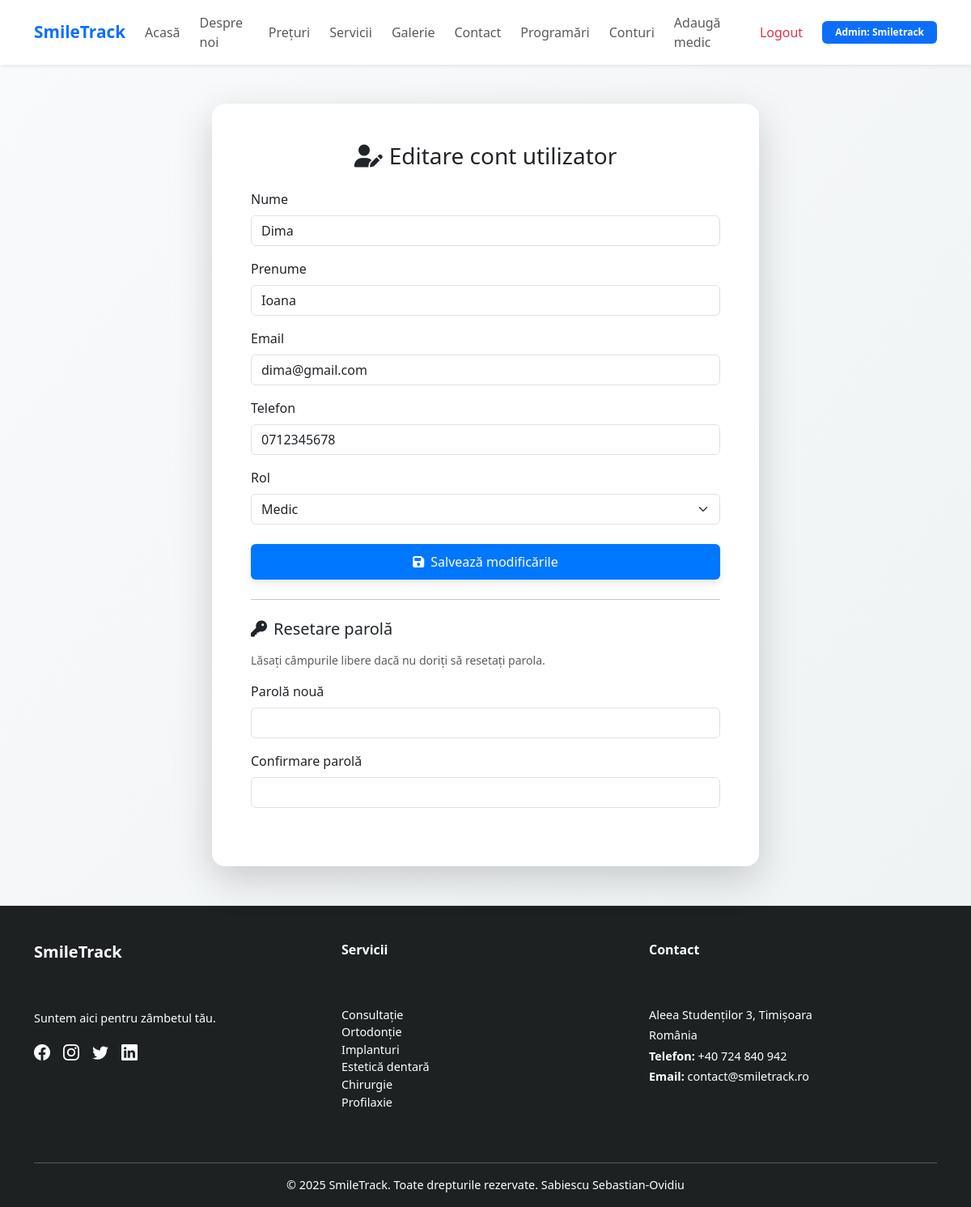
The app's page /dashboard/admin/editare_utilizator.php?id=56 (signed in) with its own data.
### tables this page shows
CREATE TABLE IF NOT EXISTS `utilizatori` (
  `id` int NOT NULL AUTO_INCREMENT,
  `nume` varchar(100) NOT NULL,
  `prenume` varchar(100) NOT NULL,
  `email` varchar(150) NOT NULL,
  `telefon` varchar(20) DEFAULT NULL,
  `parola` varchar(255) NOT NULL,
  `rol` enum('pacient','medic','admin') NOT NULL DEFAULT 'pacient',
  `data_inregistrare` timestamp NULL DEFAULT CURRENT_TIMESTAMP,
  PRIMARY KEY (`id`),
  UNIQUE KEY `email` (`email`)
);

### dashboard/admin/editare_utilizator.php (the view, shortened to what this page needs)
<?php
require_once("../../config/db.php");
$id = (int)$_GET["id"];
$stmt = $conn->prepare("SELECT * FROM utilizatori WHERE id = ?");
$stmt->bind_param("i", $id);
$stmt->execute();
$rez = $stmt->get_result();
if ($rez->num_rows === 0) {
    $eroare = "Utilizatorul nu a fost găsit.";
} else {
    $user = $rez->fetch_assoc();
}
?>
<?php include("../../includes/header.php"); ?>
<?php include("../../includes/navbar.php"); ?>
<link rel="stylesheet" href="https://cdnjs.cloudflare.com/ajax/libs/font-awesome/6.5.0/css/all.min.css">
<div class="container mt-5 mb-5" style="max-width: 700px;">
    <div class="card shadow-lg border-0 rounded-4">
        <div class="card-body p-5">
            <h3 class="mb-4 text-center"><i class="fas fa-user-edit me-2"></i>Editare cont utilizator</h3>
            <?php if (!empty($user)): ?>
            <form method="post">
                <div class="mb-3">
                    <label class="form-label">Nume</label>
                    <input type="text" name="nume" class="form-control" value="<?= htmlspecialchars($user['nume']) ?>" required>
                </div>
                <div class="mb-3">
                    <label class="form-label">Prenume</label>
                    <input type="text" name="prenume" class="form-control" value="<?= htmlspecialchars($user['prenume']) ?>" required>
                </div>
                <div class="mb-3">
                    <label class="form-label">Email</label>
                    <input type="email" name="email" class="form-control" value="<?= htmlspecialchars($user['email']) ?>" required>
                </div>
                <div class="mb-3">
                    <label class="form-label">Telefon</label>
                    <input type="text" name="telefon" class="form-control" value="<?= htmlspecialchars($user['telefon']) ?>" required>
                </div>
                <div class="mb-4">
                    <label class="form-label">Rol</label>
                    <select name="rol" class="form-select">
                        <option value="medic" <?= $user['rol'] === 'medic' ? 'selected' : '' ?>>Medic</option>
                    </select>
                </div>
                <button type="submit" class="btn btn-primary w-100">
                    <i class="fas fa-save me-2"></i>Salvează modificările
                </button>
                <hr class="my-4">
                <h5 class="mb-3"><i class="fas fa-key me-2"></i>Resetare parolă</h5>
                <p class="text-muted small mb-3">Lăsați câmpurile libere dacă nu doriți să resetați parola.</p>
                <div class="mb-3">
                    <label class="form-label">Parolă nouă</label>
                    <input type="password" name="parola" class="form-control">
                </div>
                <div class="mb-4">
                    <label class="form-label">Confirmare parolă</label>
                    <input type="password" name="confirmare" class="form-control">
                </div>
            </form>
            <?php endif; ?>
        </div>
    </div>
</div>
<?php include("../../includes/footer.php"); ?>

### assets/css/style.css (style rules this page uses)
body { font-family: 'Segoe UI', sans-serif; background: linear-gradient(to right top, #f0f8ff, #e6f0ff); background-attachment: fixed; margin: 0; padding: 0; color: #333; }
.card { border-radius: 20px; box-shadow: 0 10px 30px rgba(0, 0, 0, 0.1); transition: transform 0.3s ease, box-shadow 0.3s ease; }
.btn-primary { background-color: #0077ff !important; border: none; padding: 10px 20px; font-weight: 500; box-shadow: 0 4px 10px rgba(0,0,0,0.1); }

### includes/header.php (style rules this page uses)
body { background: linear-gradient(to bottom right, #f9fafb, #eef2f3); min-height: 100vh; }

### records on screen
utilizatori: nume "Dima", prenume "Ioana", email "dima@gmail.com", telefon "0712345678", rol "Medic"

### other values on screen
$rol "Admin"
$nume "Smiletrack"
